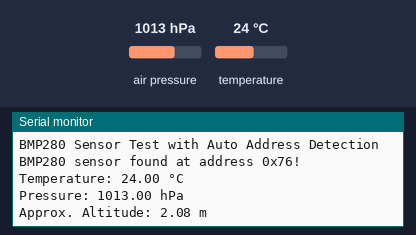
The sketch below on a simulated ESP32-C6. Shown: the last lines printed to the serial monitor. The inputs (shaded band) are chosen by the test bench; at power-on: air pressure 1013 hPa, temperature 24 °C.

Above: at 1.2 s.
1.3 s: air pressure set to 952 hPa
At 2.6 s:
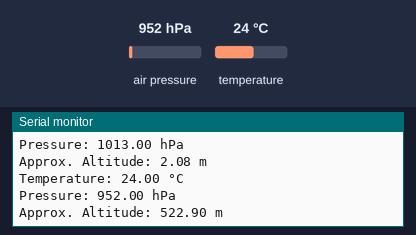
2.8 s: temperature set to 12 °C
At 4.2 s:
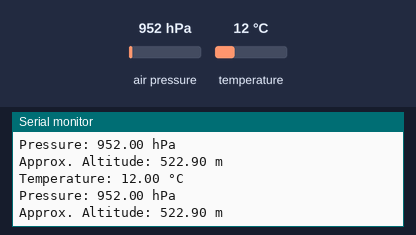
4.3 s: air pressure set to 975 hPa
At 7.1 s:
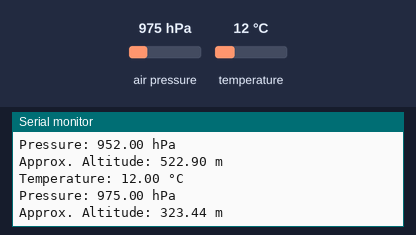
Timing chart, 0 to 8.6 s (numbered marks = the images above; inputs shaded):
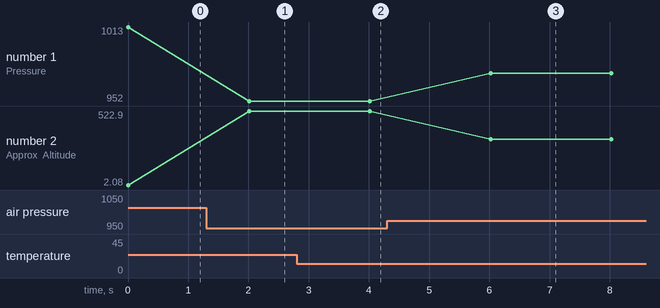

Measured:
- after the input at 1.3 s, the serial monitor: prints a new line after 0.71 s (image 1)
- after the input at 2.8 s, the serial monitor: prints a new line after 1.2 s (image 2)
- after the input at 4.3 s, the serial monitor: prints a new line after 1.7 s (image 3)
- plotted number 1: 1013 → 952 after the input at 1.3 s, 952 → 975 after the input at 4.3 s
- plotted number 2: 2.08 → 522.9 after the input at 1.3 s, 522.9 → 323.44 after the input at 4.3 s

The sketch:

BMP280_ESP32-C6.ino
```cpp
#include <Wire.h>
#include <Adafruit_BMP280.h>

// Create an instance of the sensor
Adafruit_BMP280 bmp;

// I2C pins for ESP32-C6
#define SDA_PIN 5  // GPIO5 for SDA
#define SCL_PIN 6  // GPIO6 for SCL

// Common BMP280 addresses
#define BMP280_ADDRESS_1 0x76
#define BMP280_ADDRESS_2 0x77

void setup() {
  // Initialize serial communication
  Serial.begin(115200);

  // Wait for serial monitor to open
  while(!Serial) {
    delay(10);
  }

  Serial.println("BMP280 Sensor Test with Auto Address Detection");

  // Initialize I2C with custom pins
  Wire.begin(SDA_PIN, SCL_PIN);

  // Try to initialize with the first common address
  if (bmp.begin(BMP280_ADDRESS_1)) {
    Serial.println("BMP280 sensor found at address 0x76!");
  }
  // If that fails, try the second common address
  else if (bmp.begin(BMP280_ADDRESS_2)) {
    Serial.println("BMP280 sensor found at address 0x77!");
  }
  // If both fail, display an error
  else {
    Serial.println("Could not find a valid BMP280 sensor!");
    Serial.println("Check your wiring or try running the I2C scanner.");
    while (1) delay(10);
  }

  // Default settings from datasheet
  bmp.setSampling(Adafruit_BMP280::MODE_NORMAL,     // Operating Mode
                  Adafruit_BMP280::SAMPLING_X2,     // Temp. oversampling
                  Adafruit_BMP280::SAMPLING_X16,    // Pressure oversampling
                  Adafruit_BMP280::FILTER_X16,      // Filtering
                  Adafruit_BMP280::STANDBY_MS_500); // Standby time
}

void loop() {
  // Read temperature in Celsius
  float temperature = bmp.readTemperature();

  // Read pressure in hPa (hectopascals)
  float pressure = bmp.readPressure() / 100.0F;

  // Calculate altitude (using standard sea-level pressure)
  float altitude = bmp.readAltitude(1013.25);

  // Print readings to serial monitor
  Serial.print("Temperature: ");
  Serial.print(temperature);
  Serial.println(" °C");

  Serial.print("Pressure: ");
  Serial.print(pressure);
  Serial.println(" hPa");

  Serial.print("Approx. Altitude: ");
  Serial.print(altitude);
  Serial.println(" m");

  Serial.println();

  // Wait 2 seconds before next reading
  delay(2000);
}
```
